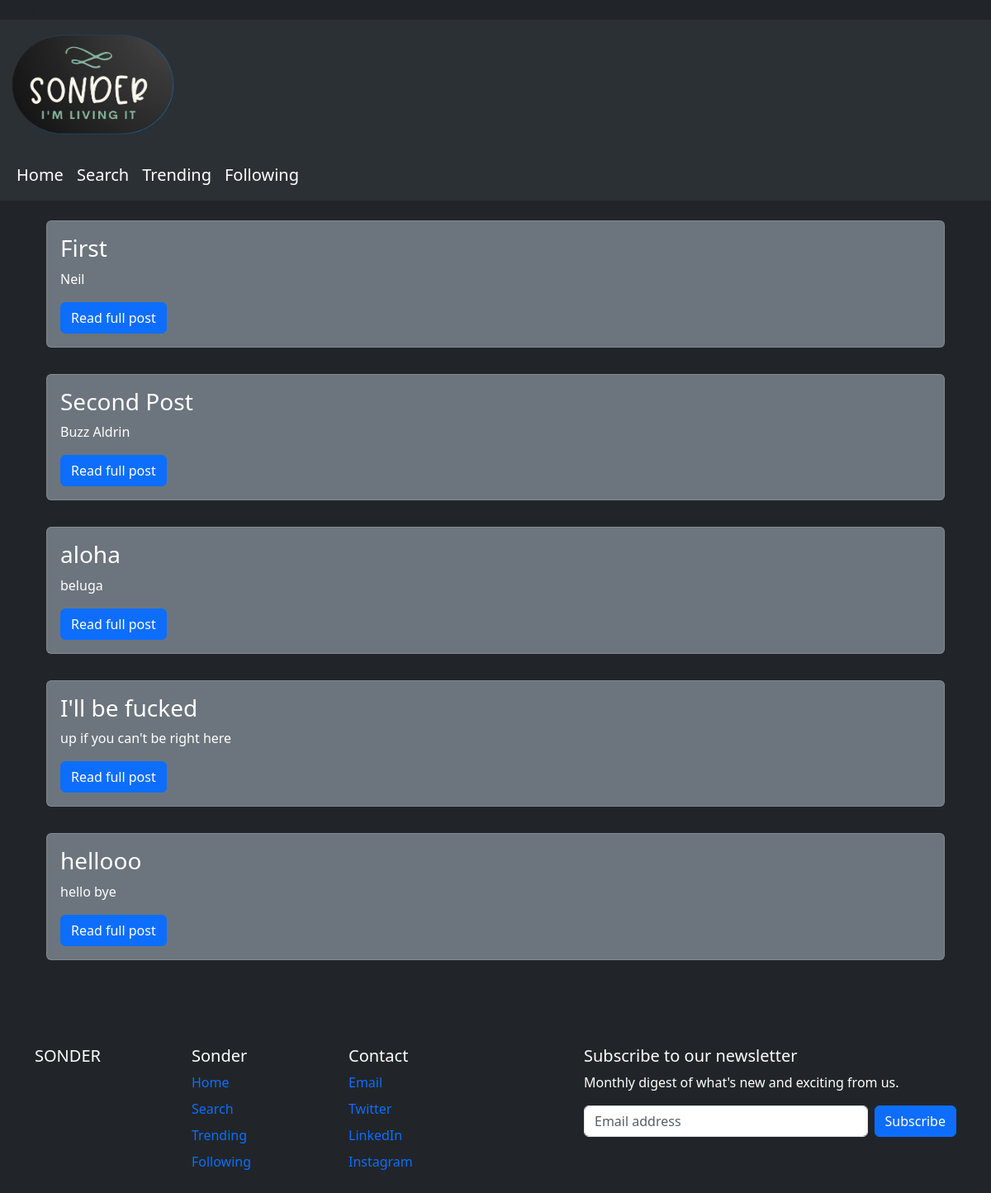
Before: / with the older database file.
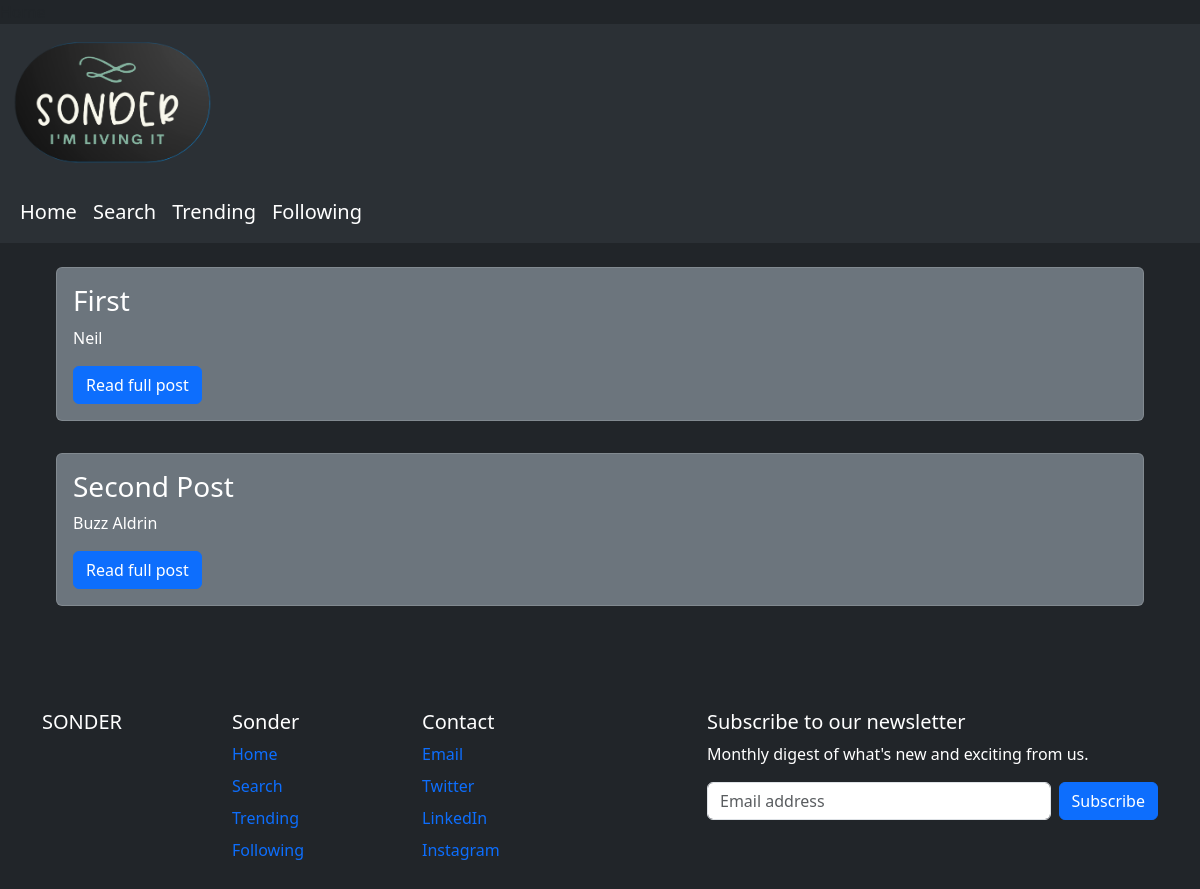
After: the same page with the newer database file.
### tables this page shows
CREATE TABLE posts (
    id INTEGER PRIMARY KEY AUTOINCREMENT,
    created TIMESTAMP NOT NULL DEFAULT CURRENT_TIMESTAMP,
    title TEXT NOT NULL,
    content TEXT NOT NULL
);

### app.py (the view)
@app.route('/')
def home():
    conn = get_db_connection()
    posts = conn.execute('SELECT * FROM posts').fetchall()
    conn.close()
    return render_template('index.html',posts=posts)

### app.py (called while the page is built)
def get_db_connection():
    conn = sqlite3.connect('database.db')
    conn.row_factory = sqlite3.Row
    return conn

### templates/index.html (shortened to what this page needs)
{% extends 'base.html' %}
{% block body %}
{% for post in posts %}
<div class="d-grid gap-3">
        <div class="p-2 bg-dark text-white mx-5 mt-3" data-bs-theme="dark">
            <div class="card bg-secondary text-white" data-bs-theme = "dark">
                <div class="card-body">
                  <h3 class="card-title">{{post.title}}</h3>
                  <p class="card-text">{{post.content}}</p>
                  <a href="{{post.id}}" class="btn btn-primary">Read full post</a>
                </div>
              </div>
        </div>
  </div>
{% endfor %}
{% endblock %}

Changed rows visible on the page:
removed posts: title "aloha", content "beluga"
removed posts: title "I'll be fucked", content "up if you can't be right here"
removed posts: title "hellooo", content "hello bye"
